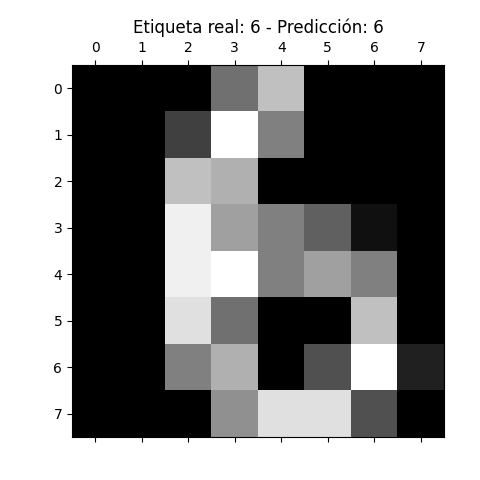
#> input picture prediccion_0.png, 480 x 480 px; its folder holds only this picture in this run
$ python -i clasificador_imagenes.py   (imports and definitions only)
#> lines starting #> are read from the running program, lines starting #| are printed output that depends on the picture
import tkinter as tk
from tkinter import filedialog
from PIL import Image, ImageTk, ImageOps
import numpy as np
from sklearn import datasets
from sklearn.model_selection import train_test_split
from sklearn.neighbors import KNeighborsClassifier

# Cargar dataset MNIST
digits = datasets.load_digits()

X_train, X_test, y_train, y_test = train_test_split(
    digits.data, digits.target, test_size=0.2, random_state=42)

model = KNeighborsClassifier(n_neighbors=3)
# [1 line not run here, left out]


# Función para seleccionar una imagen
def seleccionar_imagen():
    global panel
    ruta_imagen = filedialog.askopenfilename()
#> the answer given: prediccion_0.png

    if ruta_imagen:
        imagen = Image.open(ruta_imagen).convert('L')  # Convertir a escala de grises
        imagen = ImageOps.invert(imagen)  # Invertir colores para parecerse a MNIST
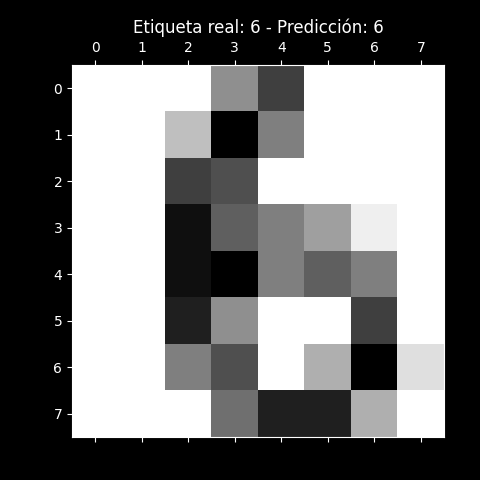
#> imagen: PIL image 480x480 L; min 0, max 255, mean 113.1
        imagen = imagen.resize((8, 8))  # Redimensionar a 8x8
        imagen_array = np.array(imagen)

        imagen_array = imagen_array / 16.0  # Normalizar valores (MNIST va de 0-16)
        imagen_array = imagen_array.flatten()
#> imagen_array = 64 values, max 15.94 at index 21, min 0 at index 0, mean 7.19

#> (the run stopped early here; a loop or call above may not have finished)

$ run again, on prediccion_2.png
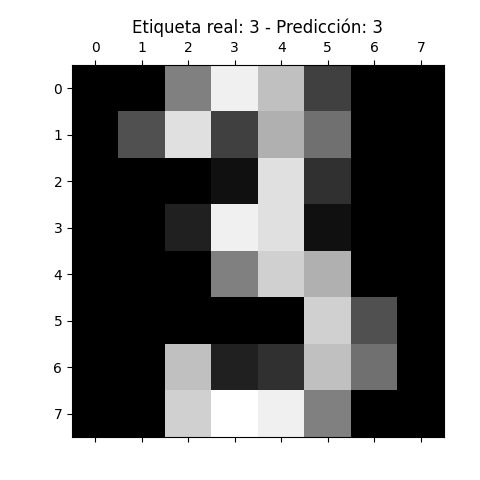
#> input picture prediccion_2.png, 480 x 480 px
#> in seleccionar_imagen, `imagen = ImageOps.invert(imagen)`:
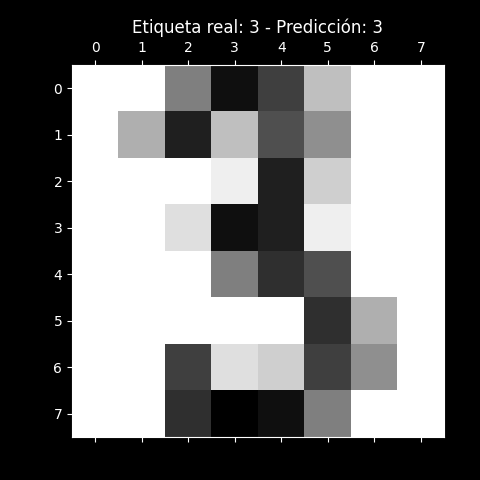
#> imagen: PIL image 480x480 L; min 0, max 255, mean 115.5
#> imagen_array = 64 values, max 15.94 at index 22, min 0 at index 0, mean 7.29

$ run again, on prediccion_3.png
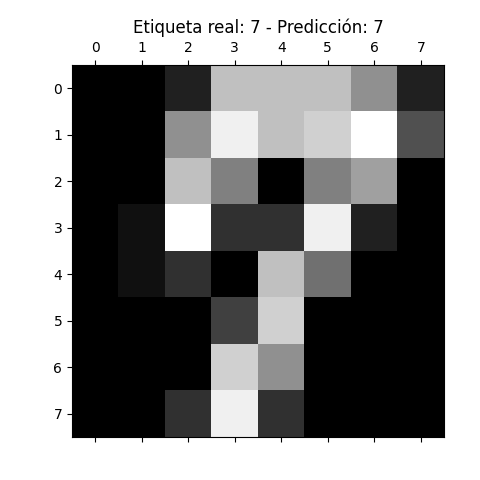
#> input picture prediccion_3.png, 480 x 480 px
#> in seleccionar_imagen, `imagen = ImageOps.invert(imagen)`:
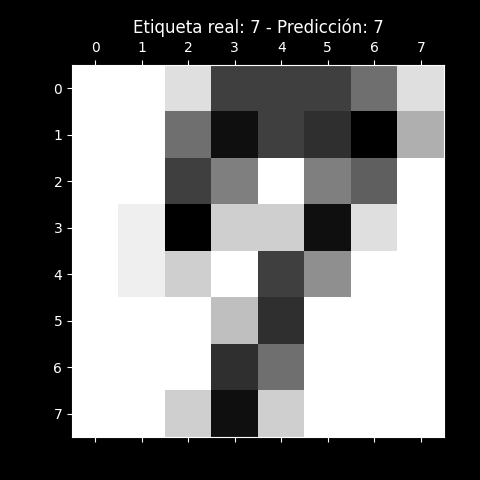
#> imagen: PIL image 480x480 L; min 0, max 255, mean 113.7
#> imagen_array = 64 values, max 15.94 at index 42, min 0 at index 0, mean 7.21
